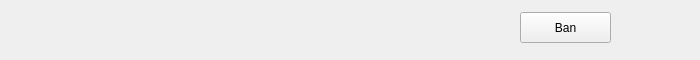
<?xml version="1.0" encoding="UTF-8"?>
<ui version="4.0">
 <class>OnlineUserListItem</class>
 <widget class="QWidget" name="OnlineUserListItem">
  <property name="geometry">
   <rect>
    <x>0</x>
    <y>0</y>
    <width>700</width>
    <height>60</height>
   </rect>
  </property>
  <property name="windowTitle">
   <string>Form</string>
  </property>
  <widget class="QLabel" name="nicknameLabel">
   <property name="geometry">
    <rect>
     <x>40</x>
     <y>12</y>
     <width>261</width>
     <height>31</height>
    </rect>
   </property>
   <property name="font">
    <font>
     <pointsize>12</pointsize>
    </font>
   </property>
   <property name="text">
    <string/>
   </property>
  </widget>
  <widget class="QPushButton" name="banPushButton">
   <property name="geometry">
    <rect>
     <x>520</x>
     <y>12</y>
     <width>91</width>
     <height>31</height>
    </rect>
   </property>
   <property name="text">
    <string>Ban</string>
   </property>
  </widget>
 </widget>
 <resources/>
 <connections/>
</ui>
